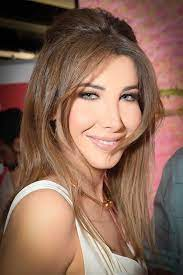
#> input picture Recognition/TrainingImages/1_nancy/download (1).jpeg, 183 x 275 px; its folder holds only this picture in this run
$ jupyter execute --allow-errors recognation.ipynb
#> lines starting #> are read from the running program, lines starting #| are printed output that depends on the picture; after the words box and inside, x2 and y2 are one past the last pixel; in counts of white or black regions, pixels touching at a corner belong together
### Recognition/Python/helper.py
import skimage.io as io
import matplotlib.pyplot as plt
import numpy as np
from skimage.exposure import histogram
from matplotlib.pyplot import bar
from skimage.color import rgb2gray,rgb2hsv

# Convolution:
from scipy.signal import convolve2d
from scipy import fftpack
import math

from skimage.util import random_noise
from skimage.filters import median
from skimage.feature import canny
from skimage.measure import label
from skimage.color import label2rgb


def show_images(images,titles=None):
    #This function is used to show image(s) with titles by sending an array of images and an array of associated titles.
    # images[0] will be drawn with the title titles[0] if exists
    # You aren't required to understand this function, use it as-is.
    n_ims = len(images)
    if titles is None: titles = ['(%d)' % i for i in range(1,n_ims + 1)]
    fig = plt.figure()
    n = 1
    for image,title in zip(images,titles):
        a = fig.add_subplot(1,n_ims,n)
        if image.ndim == 2:
            plt.gray()
        plt.imshow(image)
        a.set_title(title)
        n += 1
    fig.set_size_inches(np.array(fig.get_size_inches()) * n_ims)
    plt.show()


# [66 lines left out: functions showHist, Gamma_Correction, median_filter_algorithm, histogramEqualization, not called in this run]


### Recognition/Python/recognation.ipynb
[cell 1]
from skimage.feature import graycomatrix, graycoprops
from helper import *
from skimage import io
from skimage.color import rgb2gray
import matplotlib.pyplot as plt
import os, sys
import numpy as np
import cv2

[cell 2]
# [23 lines left out: function get_lbp_hist, not called in this run]

[cell 3]
# [24 lines left out: function get_lbp_hist_for_each_cell, not called in this run]

[cell 4]
# [9 lines left out: function train_lbph, not called in this run]

[cell 5]
# [14 lines left out: function predict_lbph, not called in this run]

[cell 6]
def extract_faces_residentName(gray):
    faceCascade = cv2.CascadeClassifier(cv2.data.haarcascades +  "haarcascade_frontalface_default.xml")
    faces = faceCascade.detectMultiScale(
        gray,
        scaleFactor=1.35,
        minNeighbors=8,
        minSize=(60, 60)
    )
    face_images=[]
    for (x, y, w, h) in faces:
        cv2.rectangle(gray, (x, y-15), (x+w, y+h), (0, 255, 0), 2)
        roi_color = gray[y-15:y + h, x:x + w]

        face_images.append(roi_color)
    return face_images

[cell 7]
def training_lbph_residentName():
    (images, residentsNames, names, id) = ([], [], {}, 0)
    for (subdirs, dirs, files) in os.walk('../TrainingImages'):
        for subdir in dirs:
            names[id] = subdir
            subjectpath = os.path.join('../TrainingImages', subdir)
            print(subdir)
            print(subjectpath)
            num=0
            for filename in os.listdir(subjectpath):
                path = subjectpath + '/' + filename
                lable = subdir
                images.append(cv2.imread(path, 0))
                residentsNames.append(lable)
                num+=1

            id += 1
    (im_width, im_height) = (68, 68)
#> im_width = 68; im_height = 68
    (images_arr, residentsNames_arr) = [np.array(lis) for lis in [images, residentsNames]]
    s1 = images_arr.shape[0]
    total_faces=[]
    for i in range(s1):
        faces = extract_faces_residentName(images_arr[i])
        total_faces.append(faces)
    (faces_arr, residentsNames_arr) = [np.array(lis) for lis in [total_faces, residentsNames]]
    trained_face_recognizer=train_lbph(faces_arr)
    print('finished training')
    np.save('trained.npy',trained_face_recognizer)

    return residentsNames

#> (a cell that did not finish here is left out)

[cell 9]
def test(imgfile):
#> called with imgfile = 'nancy copy.jpeg'
    np_load_old = np.load
    np.load = lambda *a,**k: np_load_old(*a, allow_pickle=True, **k)
#> (reads Recognition/Python/trained.npy from the repository)
    trained_face_recognizer=np.load('trained.npy')
    np.load = np_load_old
    myimage=io.imread('../TestImages/'+imgfile)
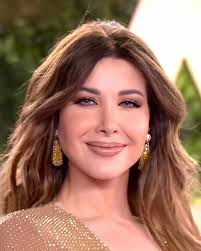
#> input picture Recognition/TestImages/nancy copy.jpeg, 201 x 251 px
#> myimage is the input picture: shape (251, 201, 3); mean R, G, B 156.9, 116.8, 97.7
    gray = cv2.cvtColor(myimage, cv2.COLOR_BGR2GRAY)
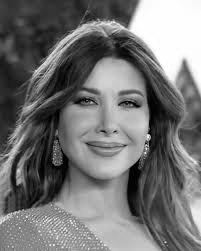
#> gray: shape (251, 201); min 1, max 255, mean 115.6
    faces=extract_faces_residentName(gray)
#> the loop in extract_faces_residentName, `for (x, y, w, h) in faces:` made 1 pass
#> pass 1, in extract_faces_residentName, `roi_color = gray[y-15:y + h, x:x + w]`:
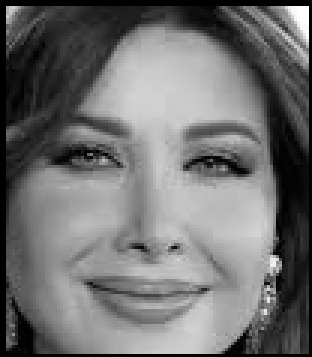
#> roi_color: shape (119, 104) (shown 3 times larger); min 0, max 255, mean 111.6
#> after the loop in extract_faces_residentName, `for (x, y, w, h) in faces:`:
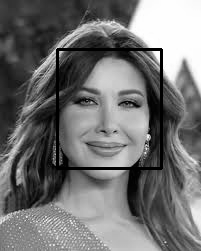
#> gray: shape (251, 201); 2.64% of pixels changed, all inside (x1, y1, x2, y2) = (56, 48, 163, 170)

    for face in faces:
        show_images([face])
        prediction=predict_lbph(face,trained_face_recognizer,residentsNames)
        if (prediction[1])<200:
            print("Hello " + prediction[0] + ", going to the target floor now :)")
        else:
            print("Probably, you are a visitor. Welcome to our building :)")
#> call 2 of test, with imgfile = 'elon2.jpeg'
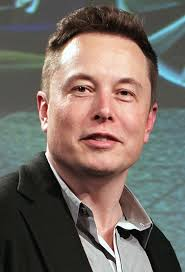
#> input picture Recognition/TestImages/elon2.jpeg, 185 x 272 px
#> in test, myimage is the input picture: shape (272, 185, 3); mean R, G, B 116.3, 106.3, 98.9
#> in test (call 2), `gray = cv2.cvtColor(myimage, cv2.COLOR_BGR2GRAY)`:
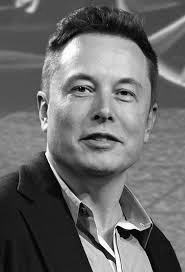
#> gray: shape (272, 185); min 0, max 255, mean 105.1
#> the loop in extract_faces_residentName (call 2), `for (x, y, w, h) in faces:` made 1 pass
#> pass 1, in extract_faces_residentName (call 2), `roi_color = gray[y-15:y + h, x:x + w]`:
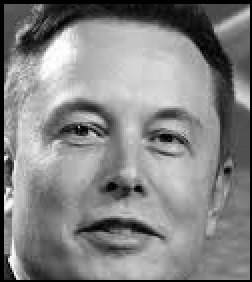
#> roi_color: shape (141, 126) (shown 2 times larger); min 0, max 255, mean 131.7
#> after the loop in extract_faces_residentName (call 2), `for (x, y, w, h) in faces:`:
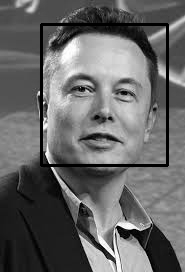
#> gray: shape (272, 185); 3.17% of pixels changed, all inside (x1, y1, x2, y2) = (40, 23, 169, 167)
    print(prediction)
